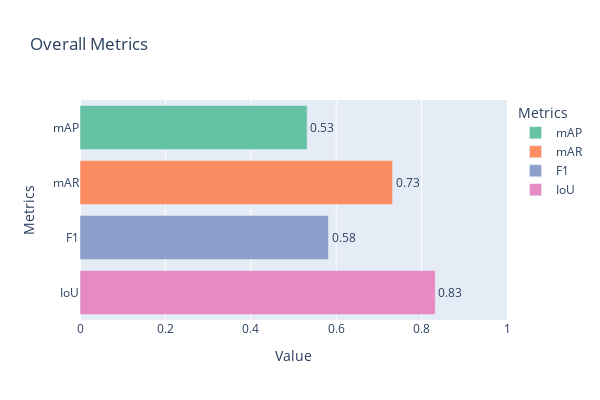

Source (notebook cell):
### Code cell
mAP = 0.532
mAR = 0.732
F1 = 0.582
IoU = 0.832

df = pd.DataFrame({
    "Metrics": ["mAP", "mAR", "F1", "IoU"],
    "Value": [mAP, mAR, F1, IoU]
})

fig = px.bar(df, y="Metrics", x="Value",
             text="Value", title="Overall Metrics",
                color='Metrics',
                orientation='h',
                color_discrete_sequence=px.colors.qualitative.Set2,
                # labels={"Value": "Value"},
                height=400,
                width=600,
                # template="plotly_white",
                )
fig.update_traces(texttemplate='%{text:.2f}', textposition='outside')
fig.update_layout(uniformtext_minsize=8, uniformtext_mode='hide', xaxis_range=[0,1])
fig.show()

### Figure 1 — Plotly figure (JSON) as saved in the notebook; plotly's stock layout.template omitted (floating-point values rounded to 4 significant figures)
{"data": [{"alignmentgroup": "True", "hovertemplate": "Metrics=%{y}<br>Value=%{text}<extra></extra>", "legendgroup": "mAP", "marker": {"color": "rgb(102,194,165)", "pattern": {"shape": ""}}, "name": "mAP", "offsetgroup": "mAP", "orientation": "h", "showlegend": true, "text": [0.532], "textposition": "outside", "texttemplate": "%{text:.2f}", "type": "bar", "x": [0.532], "xaxis": "x", "y": ["mAP"], "yaxis": "y"}, {"alignmentgroup": "True", "hovertemplate": "Metrics=%{y}<br>Value=%{text}<extra></extra>", "legendgroup": "mAR", "marker": {"color": "rgb(252,141,98)", "pattern": {"shape": ""}}, "name": "mAR", "offsetgroup": "mAR", "orientation": "h", "showlegend": true, "text": [0.732], "textposition": "outside", "texttemplate": "%{text:.2f}", "type": "bar", "x": [0.732], "xaxis": "x", "y": ["mAR"], "yaxis": "y"}, {"alignmentgroup": "True", "hovertemplate": "Metrics=%{y}<br>Value=%{text}<extra></extra>", "legendgroup": "F1", "marker": {"color": "rgb(141,160,203)", "pattern": {"shape": ""}}, "name": "F1", "offsetgroup": "F1", "orientation": "h", "showlegend": true, "text": [0.582], "textposition": "outside", "texttemplate": "%{text:.2f}", "type": "bar", "x": [0.582], "xaxis": "x", "y": ["F1"], "yaxis": "y"}, {"alignmentgroup": "True", "hovertemplate": "Metrics=%{y}<br>Value=%{text}<extra></extra>", "legendgroup": "IoU", "marker": {"color": "rgb(231,138,195)", "pattern": {"shape": ""}}, "name": "IoU", "offsetgroup": "IoU", "orientation": "h", "showlegend": true, "text": [0.832], "textposition": "outside", "texttemplate": "%{text:.2f}", "type": "bar", "x": [0.832], "xaxis": "x", "y": ["IoU"], "yaxis": "y"}], "layout": {"barmode": "relative", "height": 400, "legend": {"title": {"text": "Metrics"}, "tracegroupgap": 0}, "title": {"text": "Overall Metrics"}, "uniformtext": {"minsize": 8, "mode": "hide"}, "width": 600, "xaxis": {"anchor": "y", "domain": [0, 1], "range": [0, 1], "title": {"text": "Value"}}, "yaxis": {"anchor": "x", "categoryarray": ["IoU", "F1", "mAR", "mAP"], "categoryorder": "array", "domain": [0, 1], "title": {"text": "Metrics"}}}}
